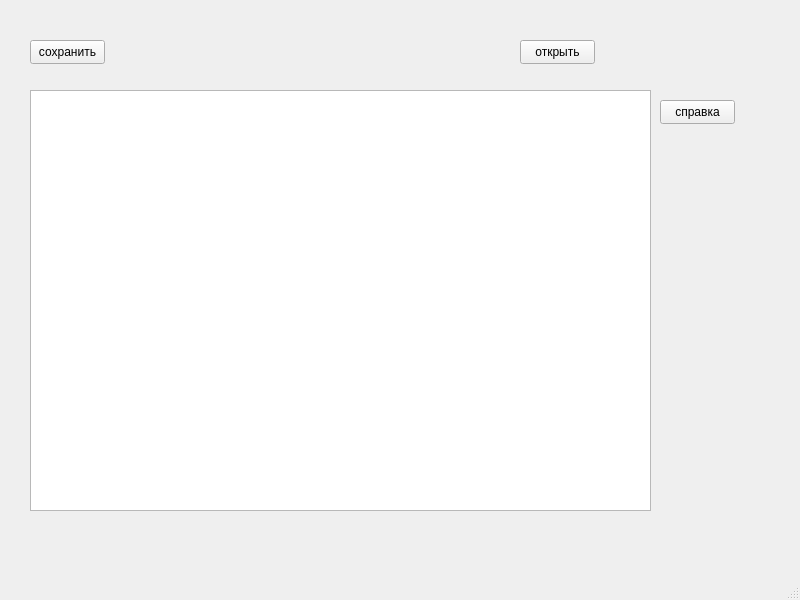
<?xml version="1.0" encoding="UTF-8"?>
<ui version="4.0">
 <class>MainWindow</class>
 <widget class="QMainWindow" name="MainWindow">
  <property name="geometry">
   <rect>
    <x>0</x>
    <y>0</y>
    <width>800</width>
    <height>600</height>
   </rect>
  </property>
  <property name="windowTitle">
   <string>MainWindow</string>
  </property>
  <widget class="QWidget" name="centralwidget">
   <widget class="QPlainTextEdit" name="plainTextEdit">
    <property name="geometry">
     <rect>
      <x>30</x>
      <y>90</y>
      <width>621</width>
      <height>421</height>
     </rect>
    </property>
   </widget>
   <widget class="QPushButton" name="ButtonOpen">
    <property name="geometry">
     <rect>
      <x>520</x>
      <y>40</y>
      <width>75</width>
      <height>24</height>
     </rect>
    </property>
    <property name="text">
     <string>открыть</string>
    </property>
   </widget>
   <widget class="QPushButton" name="ButtonSave">
    <property name="geometry">
     <rect>
      <x>30</x>
      <y>40</y>
      <width>75</width>
      <height>24</height>
     </rect>
    </property>
    <property name="text">
     <string>сохранить</string>
    </property>
   </widget>
   <widget class="QPushButton" name="ButtonReference">
    <property name="geometry">
     <rect>
      <x>660</x>
      <y>100</y>
      <width>75</width>
      <height>24</height>
     </rect>
    </property>
    <property name="text">
     <string>справка</string>
    </property>
   </widget>
  </widget>
  <widget class="QMenuBar" name="menubar">
   <property name="geometry">
    <rect>
     <x>0</x>
     <y>0</y>
     <width>800</width>
     <height>22</height>
    </rect>
   </property>
  </widget>
  <widget class="QStatusBar" name="statusbar"/>
 </widget>
 <resources/>
 <connections/>
</ui>
